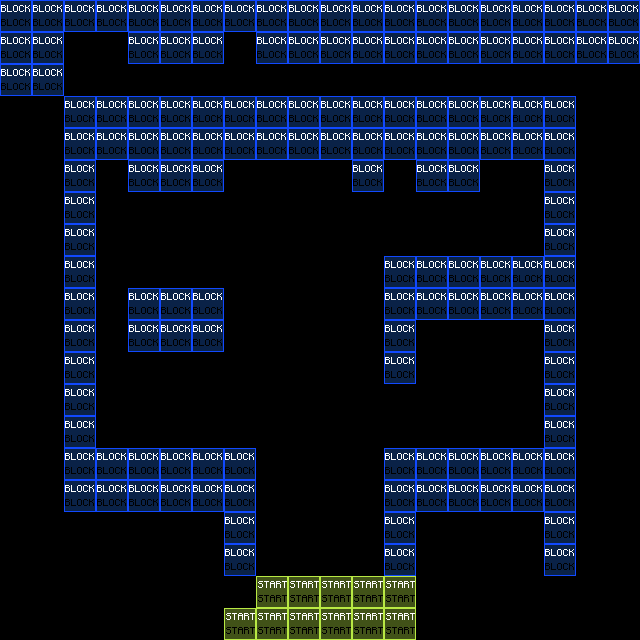

This is a level from a 2D game, rendered from its Tiled map with the project's own tilesets. A one-line summary and the map file follow, with tile-layer data summarised:
An orthogonal 20x20 tile map with 32x32 px tiles, 10 tile layers (entry, colision, floor, walls, ...).

<map version="1.5" tiledversion="1.6.0" orientation="orthogonal" renderorder="right-down" width="20" height="20" tilewidth="32" tileheight="32" infinite="0" nextlayerid="14" nextobjectid="1">
 <editorsettings>
  <export target="layer.json" format="json" />
 </editorsettings>
 <tileset firstgid="1" name="Special_Zones" tilewidth="32" tileheight="32" spacing="2" margin="1" tilecount="12" columns="6">
  <image source="src/assets/Special_Zones.png" width="204" height="68" />
  <tile id="0">
   <properties>
    <property name="collides" type="bool" value="true" />
   </properties>
  </tile>
 </tileset>
 <layer id="13" name="entry" width="20" height="20">
  <properties>
   <property name="startLayer" type="bool" value="true" />
  </properties>
  <data>[400 cells, 11 non-empty, 1 distinct tile ids]</data>
 </layer>
 <layer id="6" name="colision" width="20" height="20">
  <data>[400 cells, 143 non-empty, 1 distinct tile ids]</data>
 </layer>
 <layer id="1" name="floor" width="20" height="20">
  <data>[400 cells, 0 non-empty, 0 distinct tile ids]</data>
 </layer>
 <layer id="3" name="walls" width="20" height="20">
  <data>[400 cells, 0 non-empty, 0 distinct tile ids]</data>
 </layer>
 <layer id="9" name="stairs" width="20" height="20">
  <data>[400 cells, 0 non-empty, 0 distinct tile ids]</data>
 </layer>
 <layer id="4" name="furnitures" width="20" height="20">
  <data>[400 cells, 0 non-empty, 0 distinct tile ids]</data>
 </layer>
 <layer id="5" name="details" width="20" height="20">
  <data>[400 cells, 0 non-empty, 0 distinct tile ids]</data>
 </layer>
 <objectgroup id="2" name="floorLayer" />
 <layer id="10" name="wallsbehind" width="20" height="20">
  <data>[400 cells, 0 non-empty, 0 distinct tile ids]</data>
 </layer>
 <layer id="11" name="roof" width="20" height="20">
  <data>[400 cells, 0 non-empty, 0 distinct tile ids]</data>
 </layer>
 <layer id="12" name="windowRoof" width="20" height="20">
  <data>[400 cells, 0 non-empty, 0 distinct tile ids]</data>
 </layer>
</map>
